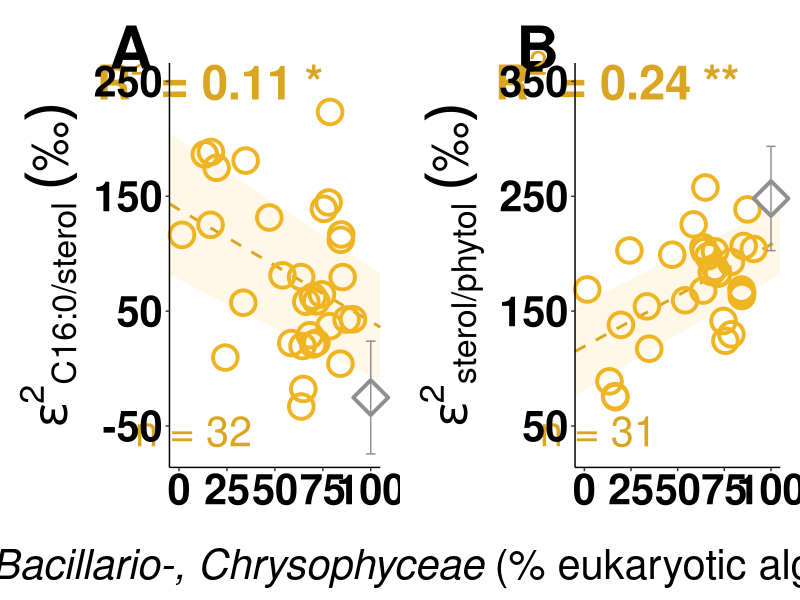

This figure's R source:
## ---- chunk 1
knitr::opts_chunk$set(echo = TRUE)
#loading packages

library(readr)
library(here)
library(ggplot2)
library(cowplot)
library(grid)
library(gridExtra)

#import data (this study)

## epsilon lipid1/lipid2 values

epsilon_lipid1.2 <- read.csv(here("01_Data","epsilon_lipid1_lipid2_ROT19.csv"), header = TRUE , sep = ";" , stringsAsFactors = FALSE, na.strings = "#NV")

## eukaryotic algae relative biovolume 

eukary.algae_rel.bioVol <- read.csv(here("01_Data","eukaryotic_algae_rel_biovolume_ROT19.csv"), header = TRUE , sep = ";" , stringsAsFactors = FALSE, na.strings = "#NV")

#import data (reference data)

## epsilon lipid1/lipid2 values diatom cultures (Ladd et al., 2024)  [https://doi.org/10.5061/dryad.nvx0k6f0v]

eps_lipid1.2_cultures_mean_sd_dia <- read.csv(here("02_Reference_data","epsilon.lipid12_cultures_diatoms_Ladd_etal_2024.csv"), header = TRUE , sep = ";" , stringsAsFactors = FALSE, na.strings = "#NV")


## epsilon C16:0/sterol,epsilon sterol/phytol values and eukaryotic algal biovolume

# sum diatoms + Chrysophyta 

sum_ChrysoDia <- rowSums(eukary.algae_rel.bioVol[,c(3,4)])

ChrysoDia_eps_lipid12 <- cbind.data.frame(sum_ChrysoDia, epsilon_lipid1.2[,3:4])


colnames(ChrysoDia_eps_lipid12 ) <- c("sum_ChrysoDia", "epsilon_C16.0_sterol", "epsilon_sterol_phytol")

row.names(ChrysoDia_eps_lipid12 ) <- eukary.algae_rel.bioVol$sample

summary(lm(sum_ChrysoDia ~ epsilon_C16.0_sterol, data=ChrysoDia_eps_lipid12 )) 

summary(lm(sum_ChrysoDia ~ epsilon_sterol_phytol, data=ChrysoDia_eps_lipid12 )) 


#check correlations with single algal groups

Eukary_epsilon_lipid12 <- cbind.data.frame(eukary.algae_rel.bioVol, epsilon_lipid1.2[,3:4])

summary(lm(Chrysophyta_relBio ~ epsilon_C16.0_sterol, data=Eukary_epsilon_lipid12 )) 

summary(lm(Diatoms_relBio ~ epsilon_C16.0_sterol, data=Eukary_epsilon_lipid12 ))

summary(lm(Chrysophyta_relBio ~ epsilon_sterol_phytol, data=Eukary_epsilon_lipid12 )) 

summary(lm(Diatoms_relBio ~ epsilon_sterol_phytol, data=Eukary_epsilon_lipid12 )) 

## ---- chunk 2

## Fig. 5

pChryso.dia_epsC16.sterol <- ggplot()+
  geom_smooth(data=ChrysoDia_eps_lipid12,aes(x=sum_ChrysoDia,y=epsilon_C16.0_sterol), xseq = c(-5, 105), method="lm", linetype="dashed", color="goldenrod", fill="goldenrod1", alpha=0.1)+
  geom_point(data=ChrysoDia_eps_lipid12,aes(x=sum_ChrysoDia,y=epsilon_C16.0_sterol), size=7, shape=1, color="goldenrod2", stroke=2)+
 geom_errorbar(data= eps_lipid1.2_cultures_mean_sd_dia, aes(x=100, ymin = mean_epsilon_C16.0.sterol - sd_epsilon_C16.0.sterol, 
                                                           ymax = mean_epsilon_C16.0.sterol + sd_epsilon_C16.0.sterol), color="gray56", width=5)+
  geom_point(data=eps_lipid1.2_cultures_mean_sd_dia,aes(x=100,y= mean_epsilon_C16.0.sterol), size=7, shape=5, color="gray56", stroke=2)+
  xlab(NULL)+ylab(expression(epsilon^{2}*""['C16:0/sterol']~("\u2030")))+ 
  coord_cartesian(xlim=c(0,100), ylim= c(-70,250), clip="off")+
  scale_y_continuous(breaks=c(-50,50,150,250))+
  annotate("text",y= 255, x= 16,label=expression(bold(R^2~"= 0.11"~"*")), size=12, fontface=1, color="goldenrod")+
  annotate("text",y= -55, x= 7.5,label=expression("n = 32"), size=10.5, color="goldenrod")+
   annotate("text",x=-25,y=280,label="A", size=15, fontface=2, color="black")+
  theme(axis.line = element_line(colour = "black"), 
        panel.background = element_blank(),
        axis.text.x = element_text(size=30, face= "bold", color="black"),
        axis.text.y = element_text(size=30, face= "bold", color="black"),
        axis.title.y = element_text(size = 35, face= "bold",color="black"),
        plot.margin = unit(c(1.6,0.5,0.5,0.5), "cm"))


pChryso.dia_epsSterol.phytol <- ggplot()+
  geom_smooth(data=ChrysoDia_eps_lipid12,aes(x=sum_ChrysoDia,y=epsilon_sterol_phytol), xseq = c(-5, 105),method="lm", linetype="dashed", color="goldenrod", fill="goldenrod1", alpha=0.1)+
  geom_point(data=ChrysoDia_eps_lipid12,aes(x=sum_ChrysoDia,y=epsilon_sterol_phytol), size=7, shape=1, color="goldenrod2", stroke=2)+
  geom_errorbar(data= eps_lipid1.2_cultures_mean_sd_dia, aes(x=100, ymin = mean_epsilon_sterol.phytol - sd_epsilon_sterol.phytol, 
                                                             ymax = mean_epsilon_sterol.phytol + sd_epsilon_sterol.phytol), color="gray56", width=5)+
  geom_point(data=eps_lipid1.2_cultures_mean_sd_dia,aes(x=100,y= mean_epsilon_sterol.phytol), size=7, shape=5, color="gray56", stroke=2)+
  annotate("text",x=-25,y=380,label="B", size=15, fontface=2, color="black")+
  xlab(NULL)+ylab(expression(epsilon^{2}*""['sterol/phytol']~("\u2030")))+ 
  coord_cartesian(xlim=c(0,100), ylim=c(30,350), clip="off")+
  scale_y_continuous(breaks=c(50,150,250,350))+
  annotate("text",y= 355, x= 17.5, label=expression(bold(R^2~"= 0.24"~"**")), size=12, fontface=1, color="goldenrod")+
  annotate("text",y= 45, x= 7.5,label=expression("n = 31"), size=10.5, color="goldenrod")+
  theme(axis.line = element_line(colour = "black"), 
        panel.background = element_blank(),
        axis.text.x = element_text(size=30, face= "bold", color="black"),
        axis.text.y = element_text(size=30, face= "bold", color="black"),
        axis.title.y = element_text(size = 35, face= "bold",color="black"),
        plot.margin = unit(c(1.6,0.5,0.5,0.5), "cm"))


pchryso.dia_epsilon <- plot_grid(pChryso.dia_epsC16.sterol , pChryso.dia_epsSterol.phytol,
                                 ncol = 2, align = "h", rel_widths=c(1,1))

x.grob1 <- textGrob(expression(~~~~~~~~~~~~~~~~~~~sum(italic("Bacillario-, Chrysophyceae")~"(% eukaryotic algal biovolume)")), 
                    gp=gpar(col="black",  fontsize=30)) #fontsize=25 ~~~~~~~~~~~~~~~~~~~


## ---- chunk 3

grid.arrange(arrangeGrob(pchryso.dia_epsilon, bottom = x.grob1))

